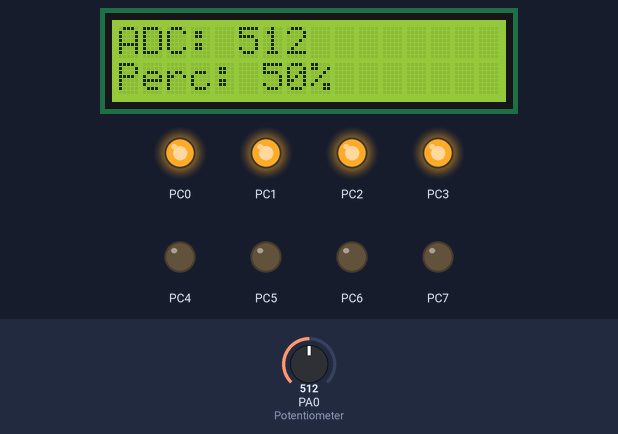
A program run on a simulated ATmega32, built with avr-gcc and emulated at 8 MHz. On the bench: 16×2 character LCD, output pins drawn as LEDs (lit = HIGH). Wiring (inferred from the names in the program): character LCD (HD44780): RS PD0; E PD1; data PB0, PB1, PB2, PB3, PB4, PB5, PB6, PB7. The inputs (shaded band) are chosen by the test bench; at power-on: PA0 (Potentiometer) = 512. Pins used as bus, display or sensor lines are not drawn.

Above: at 1.2 s.
1.3 s: PA0 (Potentiometer) set to 106
At 2.5 s:
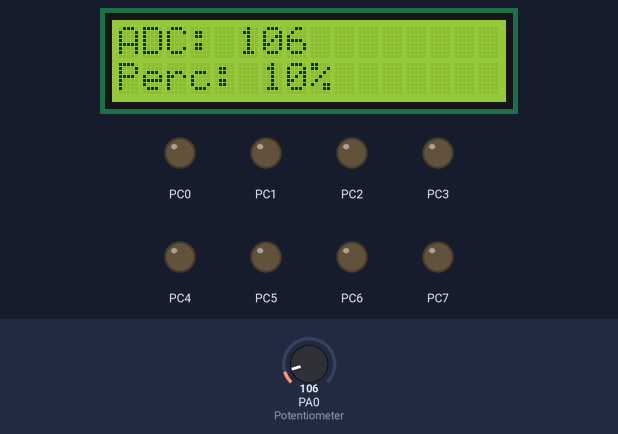
3.0 s: PA0 (Potentiometer) set to 90
At 3.8 s:
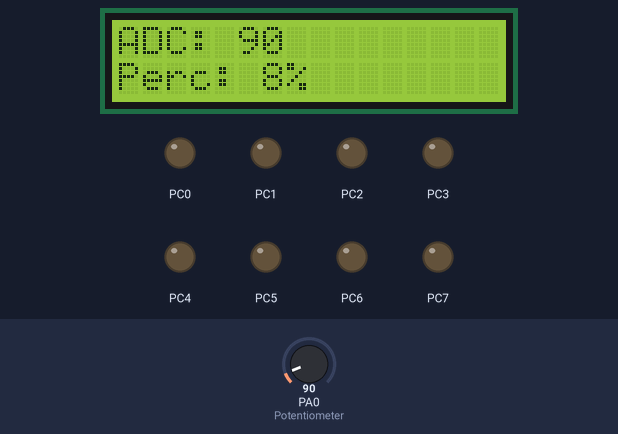
6.0 s: PA0 (Potentiometer) set to 0
At 6.7 s:
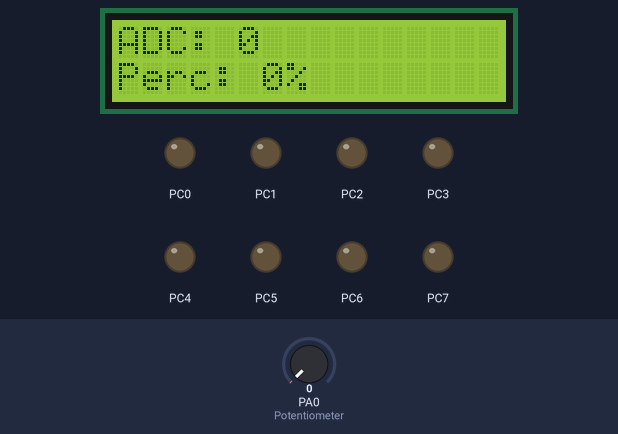
9.0 s: PA0 (Potentiometer) set to 306
At 10.0 s:
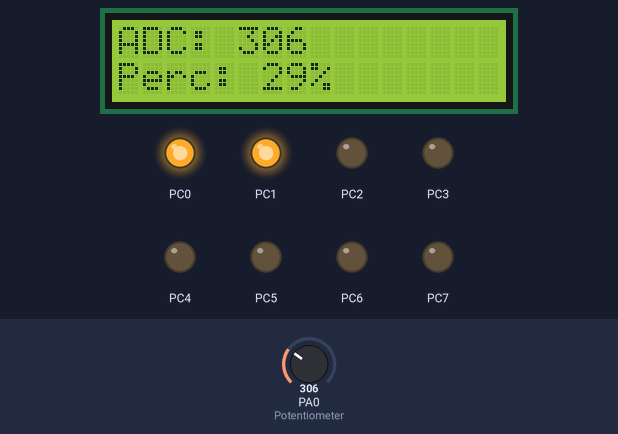
10.7 s: PA0 (Potentiometer) set to 11
At 11.3 s:
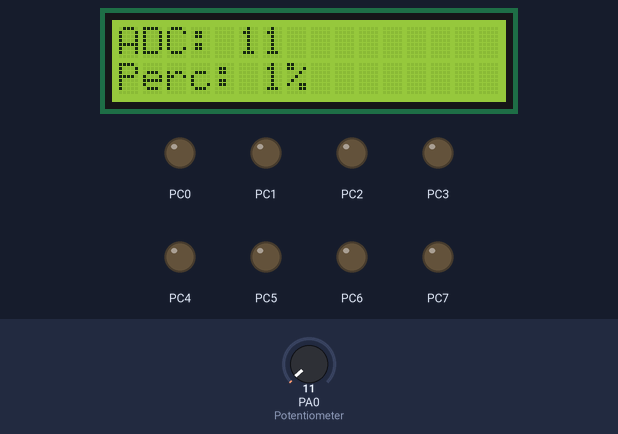
12.4 s: PA0 (Potentiometer) set to 8
At 12.8 s:
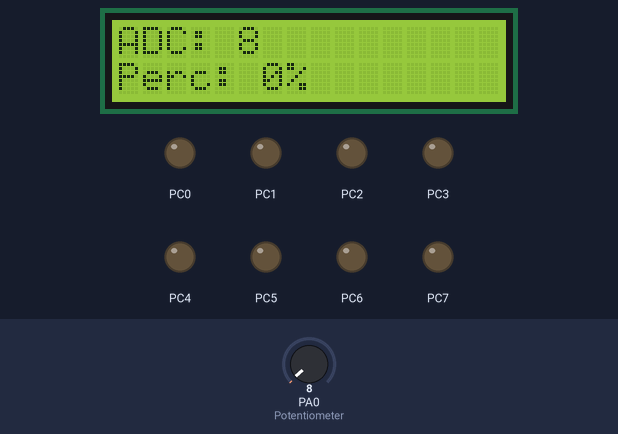
Timing chart, 0 to 15.4 s (numbered marks = the images above; inputs shaded):
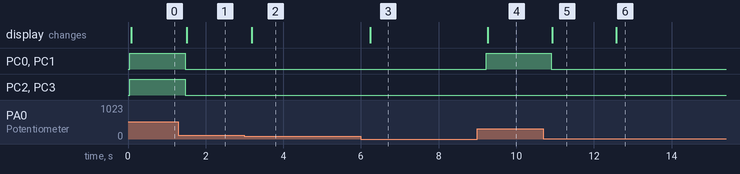

Measured:
- after the input at 1.3 s, PC0–3: HIGH → LOW after 0.18 s; the display: changes after 0.22 s (image 1)
- after the input at 3.0 s, the display: changes after 0.18 s (image 2)
- after the input at 6.0 s, the display: changes after 0.23 s (image 3)
- after the input at 9.0 s, PC0, PC1: LOW → HIGH after 0.22 s; the display: changes after 0.26 s (image 4)
- after the input at 10.7 s, PC0, PC1: HIGH → LOW after 0.19 s; the display: changes after 0.23 s (image 5)
- after the input at 12.4 s, the display: changes after 0.17 s (image 6)

The program:

main.c
```c
/*
 * Task19.c
 *
 * Author : Mohamed Mesbah
 * Layer  : APP
 */

#define F_CPU 8000000UL
#include "STD_TYPES.h"
#include "BIT_MATH.h"
#include "DIO_interface.h"
#include "LCD_interface.h"
#include "ADC_interface.h"
#include <util/delay.h>

/* Helper function to convert integer to string and display on LCD */
void LCD_DisplayNumber(u16 number) {
	u8 str[6];
	s8 i = 0;
	if (number == 0) {
		LCD_SendData('0');
		return;
	}
	while (number > 0) {
		str[i++] = (number % 10) + '0';
		number /= 10;
	}
	while (i > 0) {
		LCD_SendData(str[--i]);
	}
}

int main(void) {
	/* Initialization */
	DIO_SetPortDirection(DIO_PORTC_ID, 0xFF); /* 8 LEDs connected to PORTC */
	DIO_SetPinDirection(DIO_PORTA_ID, DIO_PIN0, DIO_PIN_INPUT); /* Potentiometer connected to PA0 */

	LCD_Init();
	ADC_Init();

	u16 adc_value = 0;
	u32 percentage = 0;
	u8 leds_on = 0;
	u8 led_port_value = 0;
	u8 i;

	while(1) {
		/* Read ADC value from Channel 0 (PA0) */
		adc_value = ADC_ReadChannel(0);

		/* Calculate Percentage (0% to 100%) */
		percentage = ((u32)adc_value * 100) / 1023;

		/* Calculate how many LEDs to turn on (0 to 8) */
		leds_on = (percentage * 8) / 100;

		/* Prepare the PORTC value to turn ON the LEDs */
		led_port_value = 0;
		for(i = 0; i < leds_on; i++) {
			led_port_value |= (1 << i);
		}
		DIO_SetPortValue(DIO_PORTC_ID, led_port_value);

		/* Display Results on LCD */
		LCD_SendCommand(0x01); /* Clear LCD */

		/* Line 1: ADC Value */
		LCD_SendData('A'); LCD_SendData('D'); LCD_SendData('C'); LCD_SendData(':'); LCD_SendData(' ');
		LCD_DisplayNumber(adc_value);

		/* Line 2: Percentage */
		LCD_SendCommand(0xC0); /* Move cursor to second line */
		LCD_SendData('P'); LCD_SendData('e'); LCD_SendData('r'); LCD_SendData('c'); LCD_SendData(':'); LCD_SendData(' ');
		LCD_DisplayNumber((u16)percentage);
		LCD_SendData('%');

		_delay_ms(200); /* Small delay to stabilize display */
	}
	return 0;
}
```

ADC_interface.h
```c
/*
 * ADC_interface.h
 *
 *  Author: Mohamed Mesbah
 *  Layer : MCAL
 */


#ifndef ADC_INTERFACE_H_
#define ADC_INTERFACE_H_

#include "STD_TYPES.h"

void ADC_Init(void);
u16 ADC_ReadChannel(u8 Copy_u8Channel);

#endif
```

ADC_program.c
```c
/*
 * ADC_program.c
 *
 *  Author: Mohamed Mesbah
 *  Layer : MCAL
 */

#include "STD_TYPES.h"
#include "BIT_MATH.h"
#include "ADC_interface.h"

/* ADC Registers Absolute Addresses */
#define ADMUX   *((volatile u8*)0x27)
#define ADCSRA  *((volatile u8*)0x26)
#define ADCL    *((volatile u8*)0x24)
#define ADCH    *((volatile u8*)0x25)

void ADC_Init(void) {
	/* Select VREF = AVCC */
	SET_BIT(ADMUX, 6);
	CLR_BIT(ADMUX, 7);

	/* Right Adjust Result */
	CLR_BIT(ADMUX, 5);

	/* Enable ADC and set Prescaler to 64 (for 8MHz CPU) */
	SET_BIT(ADCSRA, 7); /* ADEN */
	CLR_BIT(ADCSRA, 0); /* ADPS0 */
	SET_BIT(ADCSRA, 1); /* ADPS1 */
	SET_BIT(ADCSRA, 2); /* ADPS2 */
}

u16 ADC_ReadChannel(u8 Copy_u8Channel) {
	/* Clear MUX bits in ADMUX */
	ADMUX &= 0xE0;
	/* Set the required channel (0 to 7) */
	ADMUX |= (Copy_u8Channel & 0x07);

	/* Start Conversion */
	SET_BIT(ADCSRA, 6);

	/* Wait for conversion to complete (Polling on ADIF) */
	while(((ADCSRA >> 4) & 1) == 0);

	/* Clear ADIF Flag */
	SET_BIT(ADCSRA, 4);

	/* Return Data (Read ADCL first, then ADCH) */
	u16 Local_u16Result = ADCL;
	Local_u16Result |= (ADCH << 8);

	return Local_u16Result;
}
```

LCD_config.h
```c
/*
 * LCD_config.h
 *
 *  Author: Mohamed Mesbah
 */


#ifndef LCD_CONFIG_H_
#define LCD_CONFIG_H_

#define LCD_DATA_PORT DIO_PORTB_ID
#define LCD_CTRL_PORT DIO_PORTD_ID
#define LCD_RS_PIN    DIO_PIN0
#define LCD_EN_PIN    DIO_PIN1

#endif
```

LCD_interface.h
```c
/*
 * LCD_interface.h
 *
 *  Author: Mohamed Mesbah
 */


#ifndef LCD_INTERFACE_H_
#define LCD_INTERFACE_H_

#include "STD_TYPES.h"

void LCD_Init(void);
void LCD_SendCommand(u8 Copy_u8Command);
void LCD_SendData(u8 Copy_u8Data);

#endif
```

LCD_program.c
```c
/*
 * LCD_program.c
 *
 *  Author: Mohamed Mesbah
 */

#define F_CPU 8000000UL
#include "STD_TYPES.h"
#include "BIT_MATH.h"
#include "DIO_interface.h"
#include "LCD_config.h"
#include "LCD_interface.h"
#include <util/delay.h>

void LCD_SendCommand(u8 Copy_u8Command) {
	DIO_SetPinValue(LCD_CTRL_PORT, LCD_RS_PIN, DIO_PIN_LOW);
	DIO_SetPortValue(LCD_DATA_PORT, Copy_u8Command);
	DIO_SetPinValue(LCD_CTRL_PORT, LCD_EN_PIN, DIO_PIN_HIGH);
	_delay_ms(2);
	DIO_SetPinValue(LCD_CTRL_PORT, LCD_EN_PIN, DIO_PIN_LOW);
}

void LCD_SendData(u8 Copy_u8Data) {
	DIO_SetPinValue(LCD_CTRL_PORT, LCD_RS_PIN, DIO_PIN_HIGH);
	DIO_SetPortValue(LCD_DATA_PORT, Copy_u8Data);
	DIO_SetPinValue(LCD_CTRL_PORT, LCD_EN_PIN, DIO_PIN_HIGH);
	_delay_ms(2);
	DIO_SetPinValue(LCD_CTRL_PORT, LCD_EN_PIN, DIO_PIN_LOW);
}

void LCD_Init(void) {
	DIO_SetPortDirection(LCD_DATA_PORT, 0xFF);
	DIO_SetPinDirection(LCD_CTRL_PORT, LCD_RS_PIN, DIO_PIN_OUTPUT);
	DIO_SetPinDirection(LCD_CTRL_PORT, LCD_EN_PIN, DIO_PIN_OUTPUT);

	_delay_ms(40);
	LCD_SendCommand(0x38);
	LCD_SendCommand(0x0C);
	LCD_SendCommand(0x01);
}
```

BIT_MATH.h
```c
/*
 * BIT_MATH.h
 *
 *  Author: Mohamed Mesbah
 *  Layer : LIB
 */


#ifndef BIT_MATH_H_
#define BIT_MATH_H_


#define SET_BIT(REG, BIT)    ((REG) |= (1 << (BIT)))
#define CLR_BIT(REG, BIT)    ((REG) &= ~(1 << (BIT)))
#define TOGGLE_BIT(REG, BIT) ((REG) ^= (1 << (BIT)))
#define GET_BIT(REG, BIT)    (((REG) >> (BIT)) & 1)


#endif 
```

DIO_config.h
```c
/*
 * Private.h
 *
 *  Author: Mohamed Mesbah
 *  Layer : MCAL
 *  SWC   : DIO
 */

#ifndef DIO_CONFIG_H_
#define DIO_CONFIG_H_


#endif 
```

DIO_interface.h
```c
/*
 * Private.h
 *
 *  Author: Mohamed Mesbah
 *  Layer : MCAL
 *  SWC   : DIO
 */

#ifndef DIO_INTERFACE_H_
#define DIO_INTERFACE_H_

#include "STD_TYPES.h"

/* Port Defines */
#define DIO_PORTA_ID 0
#define DIO_PORTB_ID 1
#define DIO_PORTC_ID 2
#define DIO_PORTD_ID 3

/* Pin Defines */
#define DIO_PIN0 0
#define DIO_PIN1 1
#define DIO_PIN2 2
#define DIO_PIN3 3
#define DIO_PIN4 4
#define DIO_PIN5 5
#define DIO_PIN6 6
#define DIO_PIN7 7

/* Direction Defines */
#define DIO_PIN_INPUT  0
#define DIO_PIN_OUTPUT 1

/* Value Defines */
#define DIO_PIN_LOW  0
#define DIO_PIN_HIGH 1

/* Functions Prototypes */
void DIO_SetPinDirection(u8 copy_port_id, u8 copy_pin_id, u8 copy_pin_dir);
void DIO_SetPinValue(u8 copy_port_id, u8 copy_pin_id, u8 copy_pin_val);
u8   DIO_GetPinValue(u8 copy_port_id, u8 copy_pin_id);
void DIO_SetPortDirection(u8 copy_port_id, u8 copy_port_dir);
void DIO_SetPortValue(u8 copy_port_id, u8 copy_port_val);

#endif
```

DIO_private.h
```c
/*
 * Private.h
 *
 *  Author: Mohamed Mesbah
 *  Layer : MCAL
 *  SWC   : DIO
 */


#ifndef DIO_PRIVATE_H_
#define DIO_PRIVATE_H_

#include "STD_TYPES.h"

/* PORT A Registers */
#define PORTA *((volatile u8*)0x3B)
#define DDRA  *((volatile u8*)0x3A)
#define PINA  *((volatile u8*)0x39)

/* PORT B Registers */
#define PORTB *((volatile u8*)0x38)
#define DDRB  *((volatile u8*)0x37)
#define PINB  *((volatile u8*)0x36)

/* PORT C Registers */
#define PORTC *((volatile u8*)0x35)
#define DDRC  *((volatile u8*)0x34)
#define PINC  *((volatile u8*)0x33)

/* PORT D Registers */
#define PORTD *((volatile u8*)0x32)
#define DDRD  *((volatile u8*)0x31)
#define PIND  *((volatile u8*)0x30)


#endif 
```

DIO_program.c
```c
/*
 * Private.h
 *
 *  Author: Mohamed Mesbah
 *  Layer : MCAL
 *  SWC   : DIO
 */

#include "STD_TYPES.h"
#include "BIT_MATH.h"
#include "STD_TYPES.h"
#include "DIO_config.h"
#include "DIO_interface.h"
#include "DIO_private.h"

void    DIO_SetPinDirection  (u8 port_num, u8 pin_num, u8 direction){

	if (direction == DIO_PIN_OUTPUT){

		switch (port_num)
		{
		case DIO_PORTA_ID: SET_BIT(DDRA, pin_num); break;
		case DIO_PORTB_ID: SET_BIT(DDRB, pin_num); break;
		case DIO_PORTC_ID: SET_BIT(DDRC, pin_num); break;
		case DIO_PORTD_ID: SET_BIT(DDRD, pin_num); break;
		}
	}
	 else if (direction == DIO_PIN_INPUT){
	    switch(port_num) {
		case DIO_PORTA_ID: CLR_BIT(DDRA, pin_num); break;
		case DIO_PORTB_ID: CLR_BIT(DDRB, pin_num); break;
		case DIO_PORTC_ID: CLR_BIT(DDRC, pin_num); break;
		case DIO_PORTD_ID: CLR_BIT(DDRD, pin_num); break;
    	}
    }
}

void    DIO_SetPinValue      (u8 port_num, u8 pin_num, u8 value){

	if (value == DIO_PIN_HIGH){

	    switch (port_num){
			case DIO_PORTA_ID: SET_BIT(PORTA, pin_num); break;
			case DIO_PORTB_ID: SET_BIT(PORTB, pin_num); break;
			case DIO_PORTC_ID: SET_BIT(PORTC, pin_num); break;
			case DIO_PORTD_ID: SET_BIT(PORTD, pin_num); break;
		}
	}
	  else if (value == DIO_PIN_LOW){
		    switch(port_num) {
			case DIO_PORTA_ID: CLR_BIT(PORTA, pin_num); break;
			case DIO_PORTB_ID: CLR_BIT(PORTB, pin_num); break;
			case DIO_PORTC_ID: CLR_BIT(PORTC, pin_num); break;
			case DIO_PORTD_ID: CLR_BIT(PORTD, pin_num); break;
		    }
	 }
}

u8 DIO_GetPinValue(u8 port_num, u8 pin_num) {
	u8 pin_value = 0;

	switch(port_num) {
		case DIO_PORTA_ID: pin_value = GET_BIT(PINA, pin_num); break;
		case DIO_PORTB_ID: pin_value = GET_BIT(PINB, pin_num); break;
		case DIO_PORTC_ID: pin_value = GET_BIT(PINC, pin_num); break;
		case DIO_PORTD_ID: pin_value = GET_BIT(PIND, pin_num); break;
	}

	return pin_value;
}

void DIO_SetPortDirection(u8 copy_port_id, u8 copy_port_dir) {
	switch(copy_port_id) {
		case DIO_PORTA_ID: *((volatile u8*)0x3A) = copy_port_dir; break; /* DDRA */
		case DIO_PORTB_ID: *((volatile u8*)0x37) = copy_port_dir; break; /* DDRB */
		case DIO_PORTC_ID: *((volatile u8*)0x34) = copy_port_dir; break; /* DDRC */
		case DIO_PORTD_ID: *((volatile u8*)0x31) = copy_port_dir; break; /* DDRD */
	}
}

void DIO_SetPortValue(u8 copy_port_id, u8 copy_port_val) {
	switch(copy_port_id) {
		case DIO_PORTA_ID: *((volatile u8*)0x3B) = copy_port_val; break; /* PORTA */
		case DIO_PORTB_ID: *((volatile u8*)0x38) = copy_port_val; break; /* PORTB */
		case DIO_PORTC_ID: *((volatile u8*)0x35) = copy_port_val; break; /* PORTC */
		case DIO_PORTD_ID: *((volatile u8*)0x32) = copy_port_val; break; /* PORTD */
	}
}
```

STD_TYPES.h
```c
/*
 * STD_TYPES.h
 *
 *  Author: Mohamed Mesbah
 *  Layer : LIB
 */


#ifndef STD_TYPES_H_
#define STD_TYPES_H_

typedef unsigned char       u8;
typedef signed char         s8;
typedef unsigned short int  u16;
typedef signed short int    s16;
typedef unsigned long int   u32;
typedef signed long int     s32;
typedef float               f32;
typedef double              f64;

#define NULL ((void*)0)

#endif
```
